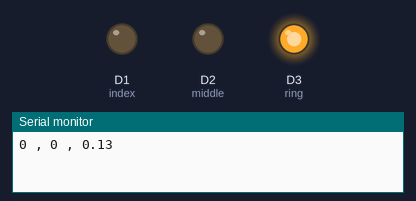
The sketch below on a simulated Arduino Zero (SAMD21). On the bench: output pins drawn as LEDs (lit = HIGH), the last lines printed to the serial monitor.

Above: at 0.18 s.
At 5.6 s:
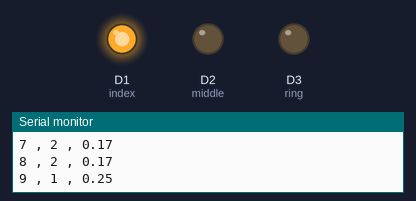
At 17.3 s:
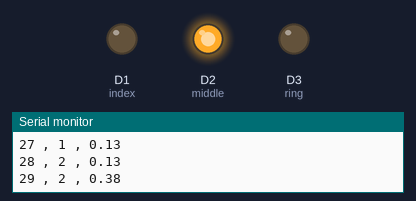
At 26.8 s:
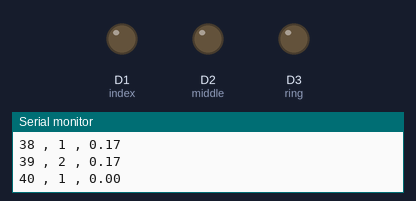
Timing chart, 0 to 38.3 s (numbered marks = the images above):
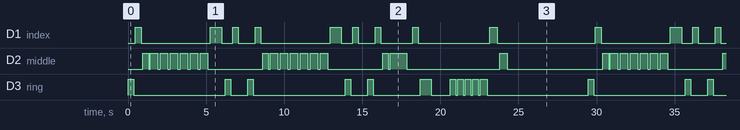

Measured:
- by itself, D2 (middle), D3 (ring): moves between LOW and HIGH, repeating every 29.5 s
- by itself, D1 (index): repeats every 29.5 s: LOW 4.4 s, HIGH 0.72 s, LOW 0.72 s, HIGH 0.36 s, LOW 1.1 s, HIGH 0.36 s, LOW 4.4 s, HIGH 0.72 s, LOW 0.72 s, HIGH 0.36 s, LOW 1.1 s, HIGH 0.36 s, LOW 2.0 s, HIGH 0.36 s, LOW 4.6 s, HIGH 0.48 s, LOW 6.3 s, HIGH 0.36 s
- by itself, everything shown: repeats every 29.5 s, in 74 steps

The sketch:

HapticPianoLearningWithSeeeduino.ino
```cpp
/*
This is the code for my haptic glove learning project.
I wrote it after being inspired from this TedTalk: https://www.youtube.com/watch?v=HthrTEfSH9I


*/

// This is so that i can type print instead of Serial.print and be lazy
#define print Serial.print

/*
Create a motor class, it will have a pin for where it outputs as well as a note, the purpose of the note
is so that, potentially, I can just input the notes from a song (like the sheet music), and then it would use
those notes to translate it into the fingers that need to be pressed.
*/
class Motor
{
public:
  int pin;
  char note;

  Motor(int pin, char note)
  {
    this->pin = pin;
  }

  // Sets the power to the inputted power (these are on the SEEDIUINO's analog pins (:D))
  void setPower(double power)
  {
    analogWrite(this->pin, (int)(power * 255));
  }
};

/*
This is the class that holds the data about the song, it is pretty creudly made, where the randomSong (i think its a justin bieber song) is written
into the array randomSong. This code kinda sucks tbh, I wrote it like 6 months ago.
This project was meant to be expanded on, more motors, more fingers, and a better way of inputting songs. I made this in my 'piano' phase, when I
wanted to learn how to play piano and was excited about how good I could get passively.
*/
class Pattern
{
public:
  Motor index = Motor(3, 'C');
  Motor middle = Motor(1, 'D');
  Motor ring = Motor(2, 'E');
  const float timeSlowDown = 2;
  Motor *fingers[5];
  double rest[2] = {-1, 0.25};
  double randomSong[40][2] = {{0, 0.125}, {1, 0.125}, {2, 0.125}, {2, 0.16666}, {2, 0.16666}, {2, 0.16666}, {2, 0.16666}, {2, 0.16666}, {2, 0.16666}, {1, 0.25}, {0, 0.125}, {1, 0.125}, {-1, 0.125}, {0, 0.125}, {1, 0.125}, {2, 0.125}, {2, 0.16666}, {2, 0.16666}, {2, 0.16666}, {2, 0.16666}, {2, 0.16666}, {2, 0.16666}, {1, 0.25}, {0, 0.125}, {1, 0.125}, {-1, 0.125}, {0, 0.125}, {1, 0.125}, {2, 0.125}, {2, 0.375}, {1, 0.125}, {0, 0.25}, {-1, 0.25}, {0, 0.125}, {0, 0.125}, {0, 0.125}, {0, 0.125}, {0, 0.166666666}, {1, 0.166666666}, {2, 0.166666666}};

  double motorPower = 1.0;

  Pattern()
  {
    this->fingers[0] = &this->index;
    this->fingers[1] = &this->middle;
    this->fingers[2] = &this->ring;
  }

  // This function will play the song, it will also output the note that should as well as for how long it should be played for in the Serial monitor for debugging
  void play()
  {

    for (int i = 0; i < 41; i++)
    {
      print(i);
      print(" , ");
      print((int)randomSong[i][0]);
      Serial.println(" , " + String(randomSong[i][1]));
      if (randomSong[i][0] == -1)
      {
        delay(randomSong[i][1] * 1920 * this->timeSlowDown);
      }
      else
      {
        this->fingers[(int)randomSong[i][0]]->setPower(this->motorPower);

        delay(randomSong[i][1] * 1920 * 0.75 * this->timeSlowDown);
        this->fingers[(int)randomSong[i][0]]->setPower(0);
        delay(randomSong[i][1] * 1920 * 0.25 * this->timeSlowDown);
      }
    }
  }

  // This function is for debugging, it makes each motor run indiviaully, then all together to check to see if my soldering
  // went well (I soldered these very poorly)
  void checkIfMotorsWorkingWell()
  {
    this->fingers[0]->setPower(this->motorPower);
    delay(1000);
    this->fingers[0]->setPower(0);
    this->fingers[1]->setPower(this->motorPower);
    delay(1000);
    this->fingers[1]->setPower(0);
    this->fingers[2]->setPower(this->motorPower);
    delay(1000);
    this->fingers[2]->setPower(0);
    delay(1000);
    this->fingers[0]->setPower(this->motorPower);
    this->fingers[1]->setPower(this->motorPower);
    this->fingers[2]->setPower(this->motorPower);
    delay(2000);
    this->fingers[0]->setPower(0);
    this->fingers[1]->setPower(0);
    this->fingers[2]->setPower(0);
    delay(2000);
  }

  // Again, this function was to be used in a bigger way to convert from character the the note is played, to what the finger represents
  int notesToNumbers(char c)
  {
    switch (c)
    {
    case 'A':
      return 0;
    case 'B':
      return 1;
    case 'C':
      return 2;
    }
  }
};

Pattern pattern = Pattern();
void setup()
{
  // put your setup code here, to run once:
  SerialUSB.begin(9600);

  // Set the pins that we're going to be used to output mode (this could have been made in the motor class)
  pinMode(1, OUTPUT); // index
  pinMode(2, OUTPUT); // middle
  pinMode(3, OUTPUT); // ring
}

void loop()
{
  // put your main code here, to run repeatedly:
  pattern.play();

  // between song runs, wait 5 seconds
  delay(5000);
}
```
